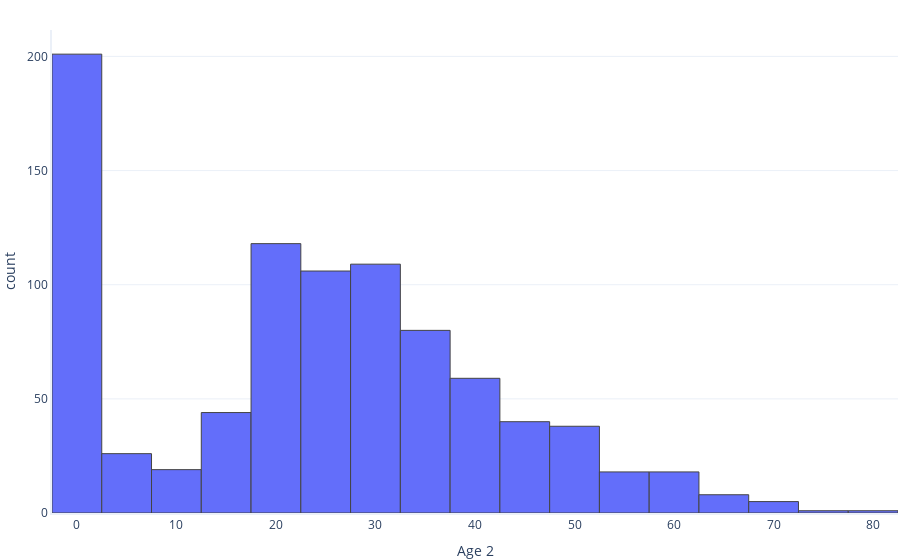

The notebook cell this image was saved under:
### Code cell
#see howthe data is distributed
import graphing
graphing.histogram(dataset, label_x="Age_2")

### Figure 1 — Plotly figure (JSON) as saved in the notebook; plotly's stock layout.template omitted (floating-point values rounded to 4 significant figures; data arrays with more than 128 entries replaced by an {"elided": "..."} marker saying what was removed)
{"data": [{"alignmentgroup": "True", "bingroup": "x", "hovertemplate": "Age 2=%{x}<br>count=%{y}<extra></extra>", "legendgroup": "", "marker": {"color": "#636efa", "pattern": {"shape": ""}}, "name": "", "offsetgroup": "", "orientation": "v", "showlegend": false, "type": "histogram", "x": {"elided": "891 float values"}, "xaxis": "x", "yaxis": "y"}], "layout": {"barmode": "relative", "legend": {"tracegroupgap": 0}, "xaxis": {"anchor": "y", "domain": [0, 1], "title": {"text": "Age 2"}}, "yaxis": {"anchor": "x", "domain": [0, 1], "title": {"text": "count"}}}}
